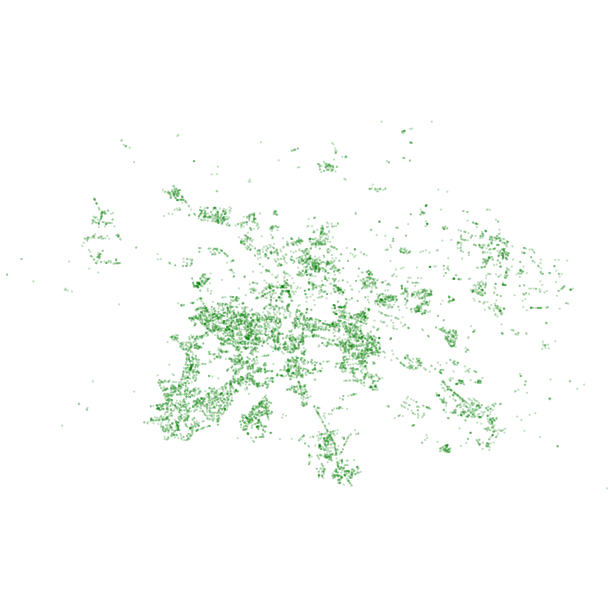

This figure's notebook cell:
### Markdown cell above
### Dot density maps

When we are dealing with thousands elements, we are reaching perceptual and technical limitations. One way to mitigate the technical limitations is to take a sample of the elements, large enough to see overall patterns. This is what we are now doing with Berlin's trees, of which there are far too many to display them all individually, however, a sample might still be informative:

### Code cell
# by default Altair only handles max number of 5000 items
# the following line disables this limitation, read more here:
# https://altair-viz.github.io/user_guide/faq.html#maxrowserror-how-can-i-plot-large-datasets
alt.data_transformers.disable_max_rows()

treemap = alt.Chart(trees.sample(n=10000)).mark_circle(
    # reduce the visual presence of each element
    size=5,
    # with a low dot opacity we can use overplotting to indicate densities
    opacity=.25,
    # a natural choice
    color="green"
).encode(
    longitude='geometry.coordinates[0]:Q', 
    latitude='geometry.coordinates[1]:Q'    
).properties(width=600, height=600)

treemap

### Figure 1 — Vega-Lite specification as saved in the notebook (floating-point values rounded to 4 significant figures; data arrays with more than 128 entries replaced by an {"elided": "..."} marker saying what was removed)
{"config": {"view": {"continuousWidth": 400, "continuousHeight": 300}}, "data": {"name": "data-bcdb8853e0ef8627f9ff95b96a2203a8"}, "mark": {"type": "circle", "color": "green", "opacity": 0.25, "size": 5}, "encoding": {"latitude": {"field": "geometry.coordinates[1]", "type": "quantitative"}, "longitude": {"field": "geometry.coordinates[0]", "type": "quantitative"}}, "height": 600, "width": 600, "$schema": "https://vega.github.io/schema/vega-lite/v4.8.1.json", "datasets": {"data-bcdb8853e0ef8627f9ff95b96a2203a8": {"elided": "10000 records"}}}
